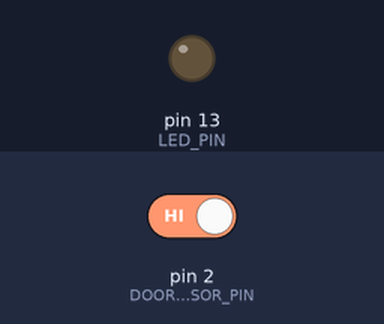
Recording of a sketch running on a simulated Arduino Uno, built with avr-gcc and run on an emulated ATmega328P. Shown: output pins drawn as LEDs (lit = HIGH). The test bench sets the inputs (shaded band); at power-on: pin 2 (DOOR_SENSOR_PIN) HIGH.

Above: at 1.2 s.
1.3 s: pin 2 (DOOR_SENSOR_PIN) driven LOW
At 2.5 s:
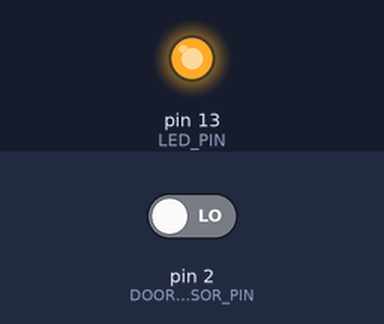
2.8 s: pin 2 (DOOR_SENSOR_PIN) driven HIGH
At 3.6 s:
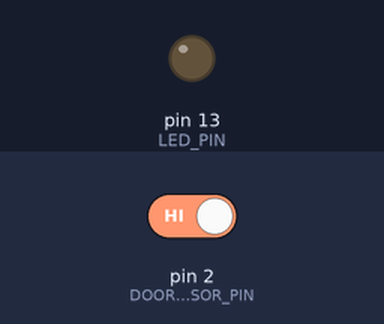
Timing chart, 0 to 5.8 s (numbered marks = the images above; inputs shaded):
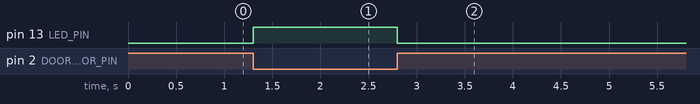

Measured:
- after the input at 1.3 s, pin 13 (LED_PIN): LOW → HIGH at once
- after the input at 2.8 s, pin 13 (LED_PIN): HIGH → LOW at once

The sketch:

Q05_Security_Door_Indicator.ino
```cpp
/*
  Q5 - Security Door Indicator

  Problem:
    A switch acts as a door sensor. An indicator LED must be ON when
    the door is open and OFF when the door is closed.

  Components:
    - Arduino UNO R3
    - 1 x LED
    - 1 x 220 ohm resistor
    - 1 x push button used as the door sensor (no external resistor)

  Pin mapping:
    D13 -> 220 ohm -> LED anode (long leg), LED cathode -> GND
    D2  -> push button (door sensor) -> GND (diagonally opposite leg)

  Expected behaviour:
    Switch active (pressed)    = door open   -> LED ON
    Switch inactive (released) = door closed -> LED OFF

  Assumptions:
    A pressed switch (LOW, because of the internal pull-up) represents
    an open door.
*/

const int LED_PIN         = 13;
const int DOOR_SENSOR_PIN = 2;

void setup() {
  pinMode(LED_PIN, OUTPUT);
  pinMode(DOOR_SENSOR_PIN, INPUT_PULLUP);
}

void loop() {
  bool doorOpen = (digitalRead(DOOR_SENSOR_PIN) == LOW);   // LOW = switch active

  if (doorOpen) {
    digitalWrite(LED_PIN, HIGH);
  } else {
    digitalWrite(LED_PIN, LOW);
  }
}
```
